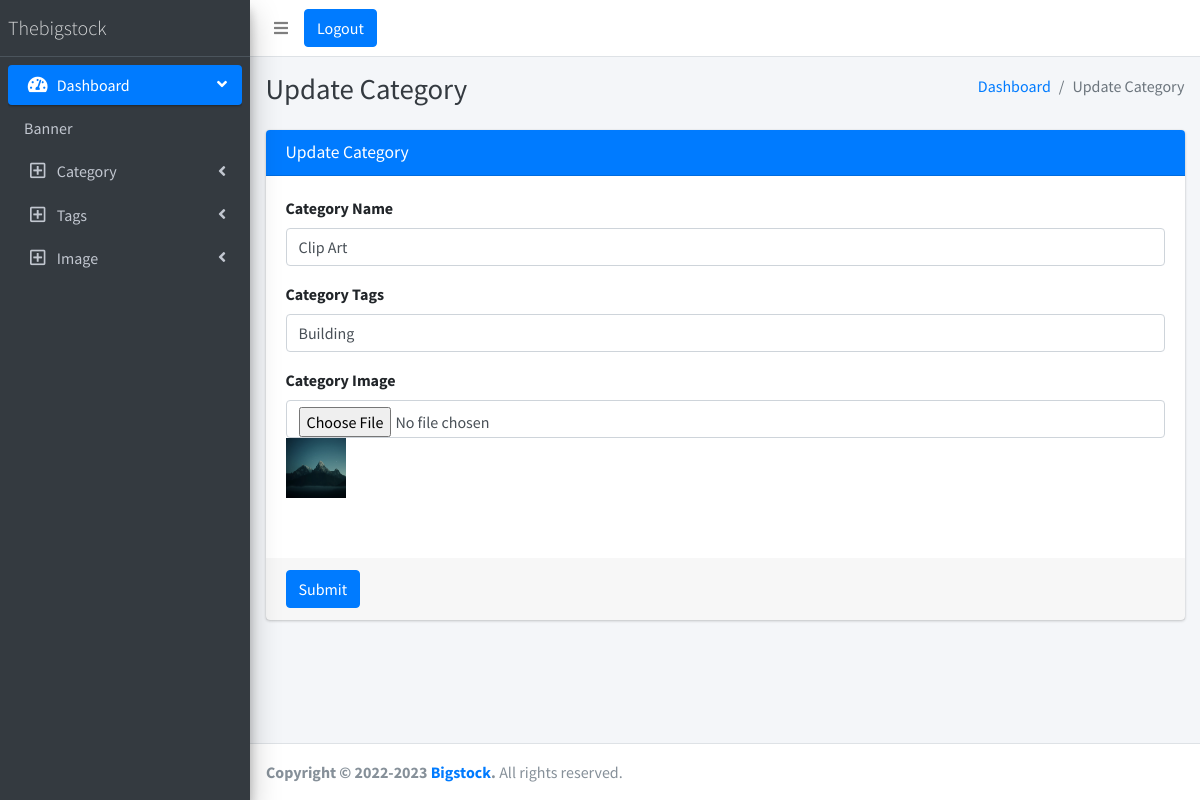
Screenshot of /admin/editcategory.php?id=5 (signed in) with the database file from the repository.
### tables this page shows
CREATE TABLE `category_tbl` (
  `id` int NOT NULL,
  `category_name` varchar(100) NOT NULL,
  `category_tags` varchar(100) NOT NULL,
  `image` varchar(100) NOT NULL,
  `feature_image` varchar(100) NOT NULL
);

### admin/function.php (called while the page is built, shortened)
<?php
class Operations
{
  public function getSingle($table, $where)
  {
    global $db;
    $sel  =  $db->query("select * from " . $table . "  " . $where);
    return $sel->fetch(PDO::FETCH_ASSOC);
  }
}
class Utils
{
  public static function cleaner($input)
  {
    $input = trim($input);
    $input = stripslashes($input);
    $input = htmlspecialchars($input);
    return $input;
  }
}

### admin/editcategory.php (the view, shortened to what this page needs)
<?php include("include/header.php") ?>
<?php include("include/sidebar.php") ?>
<?php
$id = Utils::cleaner($_GET['id'] ?? 0);
$table = "category_tbl";
$where = "WHERE id = '" . $id . "'";
$row = $obj->getSingle($table, $where);
?>
<div class="content-wrapper">
  <div class="content-header">
    <div class="container-fluid">
      <div class="row mb-2">
        <div class="col-sm-6">
          <h1 class="m-0 text-dark">Update Category </h1>
        </div>
        <div class="col-sm-6">
          <ol class="breadcrumb float-sm-right">
            <li class="breadcrumb-item"><a href="dashboard.php">Dashboard</a></li>
            <li class="breadcrumb-item active">Update Category </li>
          </ol>
        </div>
      </div>
    </div>
  </div>
  <section class="content">
    <div class="container-fluid">
      <div class="row">
        <div class="col-md-12">
          <div class="card card-primary">
            <div class="card-header">
              <h3 class="card-title">Update Category<small></small></h3>
            </div>
            <form action="category_update.php" method="post" enctype='multipart/form-data' id="form">
              <div class="card-body">
                <div class="form-group">
                  <label for="">Category Name</label>
                  <input type="text" class="form-control" placeholder="Category Name" id="category_name" name="category_name" value="<?php echo $row['category_name']; ?>">
                </div>
                <div class="form-group">
                  <label for="">Category Tags</label>
                  <input type="text" class="form-control" placeholder="Category Tags" id="category_tags" name="category_tags" value="<?php echo $row['category_tags']; ?>">
                </div>
                <div class="form-group">
                  <label for="">Category Image</label>
                  <input type="file" class="form-control" id="file" name="file">
                  <img src="upload/<?php echo $row['image']; ?>" width="60" height="60">
                </div>
                <div class="form-group mb-0">
                  <div class="custom-control custom-checkbox">
                  </div>
                </div>
              </div>
              <div class="card-footer">
                <button type="button" onclick="validate()" class="btn btn-primary">Submit</button>
              </div>
            </form>
          </div>
        </div>
          <?php include("include/footer.php") ?>

### rows the page displays
category_tbl: category_name "Clip Art", category_tags "Building", image (picture)
